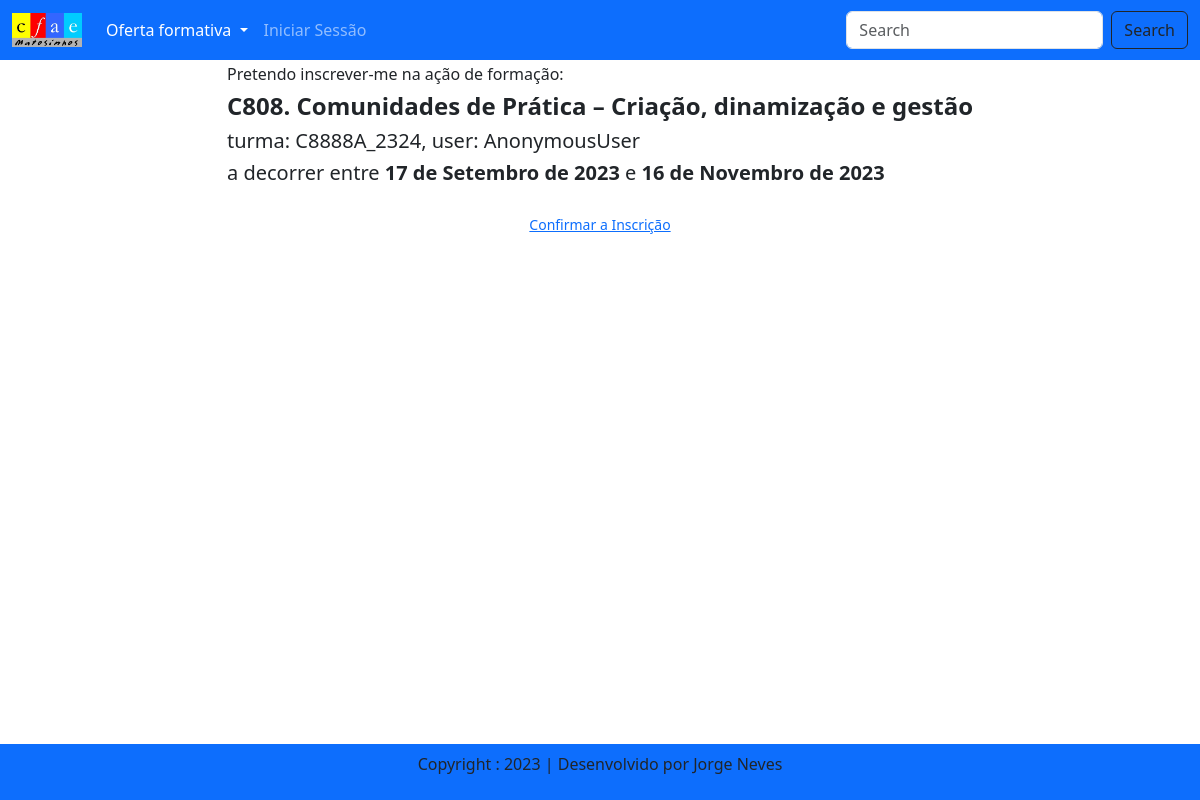
Page /turmas/inscricao_detalhe/1 on the committed database.
### app/models.py (models this page shows, shortened)
class Turma(models.Model):
    codigoacao = models.ForeignKey(Acao, blank=True, null=True, on_delete=models.CASCADE)
    turma = models.CharField('Turma', max_length=15, blank=True, null=True)
    datainicio = models.DateField()
    datafim = models.DateField()
    regime = models.CharField('Regime de frequência', max_length=4, null=True, choices=REGIME_CHOICES)
    publicoalvo = models.CharField("publico alvo", max_length=80, null=True, default="Professores do ensino básico e secundário")
    datainicioinsc = models.DateField('datainicioinscricao', default="2023-01-01")
    datalimiteinsc = models.DateField('datalimteinscricao', default="2023-01-01")
    fechada = models.BooleanField('Fechada', default=False)

class Acao(models.Model):
    codigo = models.CharField('Código da Ação', max_length=20)
    designacao = models.CharField('Designação da Ação', max_length=100)
    modalidade = models.CharField('Modalidade', max_length=3, choices=ACAO_CHOICES)
    horas = models.IntegerField('Número de horas da ação', null=True)
    caducidade = models.DateField()
    registo = models.CharField('Número de Registo', max_length=40)
    acao_images = models.ImageField(upload_to='images')
    acao_doc = models.URLField('Descritivo da ação', default="http://cfaematosinhos.eu")
    def __str__(self):
        return self.designacao

### app/views.py (the view)
# urls.py: path('turmas/inscricao_detalhe/<int:pk>', views.InscricaoDetailView.as_view(), name='inscricao'),
class InscricaoDetailView(generic.DetailView):
    model = Turma
    context_object_name = 'idetalhe'
    template_name = 'inscricao_detalhe.html'

### app/templates/inscricao_detalhe.html (shortened to what this page needs)
{% extends 'base.html' %}
{% load static %}
{% block main-content %}
    <table>
    <tr><td>
        <h6>Pretendo inscrever-me na ação de formação:</h6>
        <h4> <strong>{{idetalhe.codigoacao}}</strong></h4>
        <h5> turma: {{idetalhe.turma}}, user: {{request.user}}</h5>
        <h5> a decorrer entre <strong>{{idetalhe.datainicio}}</strong> e
            <strong>{{idetalhe.datafim}}</strong></h5><br>
        <p><a href="confirma/{{idetalhe.id}}">Confirmar a Inscrição</a> </p>
    </td></tr>
    </table>
    {% endblock main-content %}

### app/templates/inscricao_detalhe.html (style rules this page uses)
h1,h3, p { text-align: center }
th,tr { font-size: 0.875em;text-align: left; }
th, td { padding: 5px }
table { margin: 0 auto }

### rows in the picture
Turma: codigoacao "C808. Comunidades de Prática – Criação, dinamização e gestão", turma "C8888A_2324", datainicio "17 de Setembro de 2023", datafim "16 de Novembro de 2023"

### other values in the picture
{{ request.user }} "AnonymousUser"
